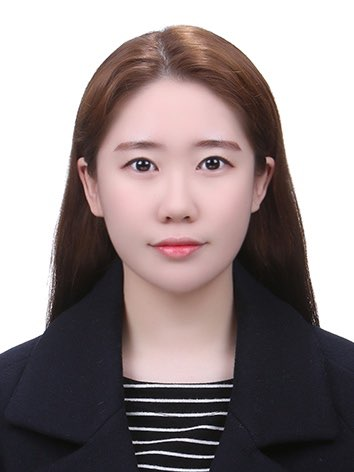
#> input picture introduction_of_computer_vision/A1/jumin.jpg, 354 x 472 px, given in place of lenna.png, which was not available
$ python A1_image_filtering.py
#> lines starting #> are read from the running program, lines starting #| are printed output that depends on the picture; long printed decimals are rounded; pictures that were not available may be replaced by others from this repository, and a replacement may not be noted
### introduction_of_computer_vision/A1/A1_function.py
import numpy as np
import math

def padding_2d(img,kernel):
    x, y = kernel.shape
    pad_h = int((x - 1) / 2)
    pad_w = int((y - 1) / 2)

    patch_h1 = img[:, 0].reshape(img.shape[0], 1)
    patch_h2 = img[:, -1].reshape(img.shape[0], 1)

    for i in range(pad_w):
        img = np.hstack((patch_h1, img))
        img = np.hstack((img, patch_h2))

    patch_w1 = img[0, :].reshape(1, img.shape[1])
    patch_w2 = img[-1, :].reshape(1, img.shape[1])

    for i in range(pad_h):
        img = np.vstack((patch_w1, img))
        img = np.vstack((img, patch_w2))
    return img

def padding_1d(img, kernel):
    x,y=kernel.shape
    pad_h = int((x - 1) / 2)
    pad_w = int((y - 1) / 2)
    patch_h1 = img[:, 0].reshape(img.shape[0], 1)
    patch_h2 = img[:, -1].reshape(img.shape[0], 1)
    patch_w1 = img[0, :]
    patch_w2 = img[-1, :]

    if (pad_h == 0) :
        left, right = np.zeros((img.shape[0], pad_w)), np.zeros((img.shape[0], pad_w))
        left = left + patch_h1
        right = right + patch_h2
        img = np.hstack((left, img, right))

    elif (pad_w == 0):
        bottom, top = np.zeros((pad_h, img.shape[1])), np.zeros((pad_h, img.shape[1]))
        bottom = bottom + patch_w2
        top = top + patch_w1
        img = np.vstack((top, img, bottom))
    return img

# [31 lines left out: functions get_gaussian_filter_1d, get_gaussian_filter_2d, cross_correlation_2d, get_sobel_img, not called in this run]

### introduction_of_computer_vision/A1/A1_image_filtering.py
import cv2 as cv
from A1.A1_function import *
import math
import time

def cross_correlation_1d(img , kernel):
    pad_img = padding_1d(img, kernel)
    h, w = img.shape
    hh, ww = kernel.shape
    out = np.zeros((h, w))
    for i in range(h):
        for j in range(w):
            current_img = pad_img[i:i + hh, j:j + ww]
            out[i, j] = np.sum(current_img * kernel)
    return out

def cross_correlation_2d(img, kernel):
    pad_img = padding_2d(img, kernel)
    h, w = img.shape
    hh, ww = kernel.shape
    out = np.zeros((h, w))
    for i in range(h):
        for j in range(w):
            current_img = pad_img[i:i + hh, j:j + ww]
            out[i, j] = np.sum(current_img * kernel)
    return out

def get_gaussian_filter_1d(size, sigma):
    g_filter1 = np.zeros((1, size))
    for i in range(size):
        g_filter1[0, i] = (1 / np.sqrt(2 * math.pi * sigma)) * math.exp(
            -(pow(size // 2 - i, 2) / (2 * pow(sigma, 2))))
    sumf = g_filter1.sum()
    g_filter1 = g_filter1 / sumf
    return g_filter1

def get_gaussian_filter_2d(size, sigma):
    g_filter1 = get_gaussian_filter_1d(size, sigma)
    g_filter_2d = np.outer(g_filter1, g_filter1.T)
    return g_filter_2d

img=cv.imread("lenna.png", cv.IMREAD_GRAYSCALE)
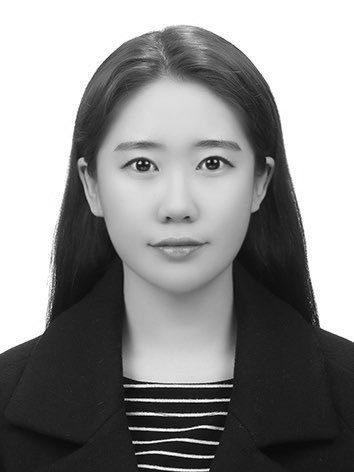
#> img: shape (472, 354); min 0, max 255, mean 141.7
diff=0
start=time.time()
filter=get_gaussian_filter_2d(5,1)
out1=cross_correlation_2d(img, filter)
#> in padding_2d, `patch_h1 = img[:, 0].reshape(img.shape[0], 1)`: patch_h1 = 472 values, max 255 at index 0, min 20 at index 467, mean 200.1
#> in padding_2d, `patch_h2 = img[:, -1].reshape(img.shape[0], 1)`: patch_h2 = 472 values, max 255 at index 0, min 24 at index 431, mean 194.2
middle=time.time()
print("2d gaussian filter : \n", filter)
print("lenna gaussian filter time : " , middle-start)

filter1=get_gaussian_filter_1d(5,1)
out2=cross_correlation_1d(img, filter1)
#> in padding_1d, `patch_w1 = img[0, :]`: patch_w1 = 354 values from 255 to 255
#> in padding_1d, `patch_w2 = img[-1, :]`: patch_w2 = 354 values, max 194 at index 190, min 5 at index 165, mean 39.83
#> in padding_1d, `left = left + patch_h1`: left = 472 pairs, first value 20 to 255, second value 20 to 255
#> in padding_1d, `right = right + patch_h2`: right = 472 pairs, first value 24 to 255, second value 24 to 255
out2=cross_correlation_1d(img, filter1.T)
diff= np.sum(abs(out1-out2))
#> diff = 155001.8
cv.imshow("lenna diffence map", abs(out1-out2).astype(np.uint8))
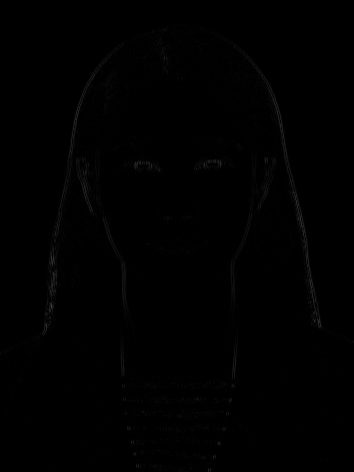
#> window 'lenna diffence map': shape (472, 354); min 0, max 69, mean 0.7
cv.waitKey(2000)
print("1d gaussian filter : ", filter1)
print(" lenna : 1d gaussian filter result - 2d gaussian filter result =" , diff)
#|  lenna : 1d gaussian filter result - 2d gaussian filter result = 155001.801

size=[5,11,21]
sigma=[1,11,17]
outs=[]
for i in size:
    for j in sigma:
        filter = get_gaussian_filter_2d(i,j)
        out=cross_correlation_2d(img, filter)
        out=cv.resize(out,(0,0), fx=0.4,fy=0.4)
        cv.putText(out, "%dx%d s=%d"%(i,i,j), (10,20), 2, 0.5, 255)
        out = out.astype(np.uint8)
        outs.append(out)
#> out: shape (189, 142)
#> after the loop, outs = 9 items
out1 = np.hstack((outs[1],outs[1],outs[2]))
out2 = np.hstack((outs[3],outs[4],outs[5]))
out3 = np.hstack((outs[6],outs[7],outs[8]))
out = np.vstack((out1, out2, out3))
#> out: shape (567, 426)
out = out.astype(np.uint8)
cv.imwrite("../A2/result/part_1_gaussian_filter_lenna.png", out)
cv.imshow("lenna",out)
cv.waitKey(2000)

img=cv.imread("shapes.png", cv.IMREAD_GRAYSCALE)
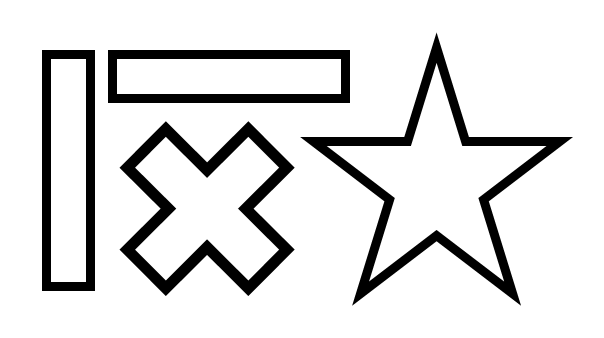
#> input picture introduction_of_computer_vision/A1/shapes.png, 604 x 338 px
#> img is the input picture: shape (338, 604); min 0, max 255, mean 222.3
start=time.time()
filter=get_gaussian_filter_2d(5,1)
out1=cross_correlation_2d(img, filter)
middle=time.time()
print("shape gaussian filter time : " , middle-start)

filter1=get_gaussian_filter_1d(5,1)
out2=cross_correlation_1d(img, filter1)
out2=cross_correlation_1d(img, filter1.T)
diff= np.sum(abs(out1-out2))
#> diff = 398464.2
cv.imshow("shapes diffence map", abs(out1-out2).astype(np.uint8))
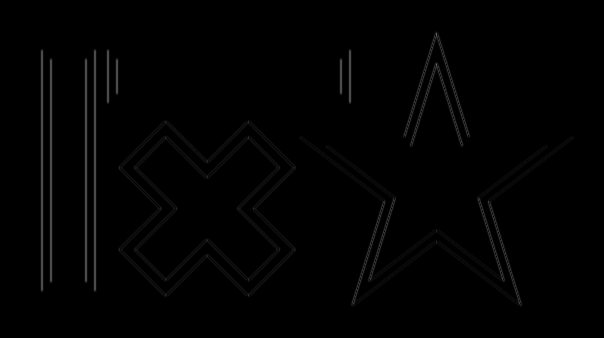
#> window 'shapes diffence map': shape (338, 604); min 0, max 104, mean 1.9
cv.waitKey(2000)
print(" shape : 1d gaussian filter result - 2d gaussian filter result =" , diff)
#|  shape : 1d gaussian filter result - 2d gaussian filter result = 398464.223

outs=[]
for i in size:
    for j in sigma:
        filter = get_gaussian_filter_2d(i,j)
        out=cross_correlation_2d(img, filter)
        out=cv.resize(out,(0,0), fx=0.4,fy=0.4)
        cv.putText(out, "%dx%d s=%d"%(i,i,j), (10,12), 2, 0.5, 0)
        out = out.astype(np.uint8)
        outs.append(out)
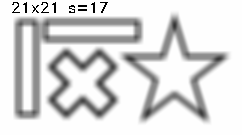
#> out: shape (135, 242); min 0, max 254, mean 219.7
out1 = np.hstack((outs[1],outs[1],outs[2]))
#> out1: shape (135, 726)
out2 = np.hstack((outs[3],outs[4],outs[5]))
#> out2: shape (135, 726)
out3 = np.hstack((outs[6],outs[7],outs[8]))
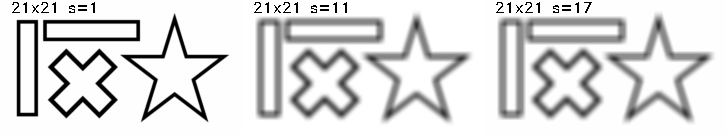
#> out3: shape (135, 726); min 0, max 255, mean 219.9
out = np.vstack((out1, out2, out3))
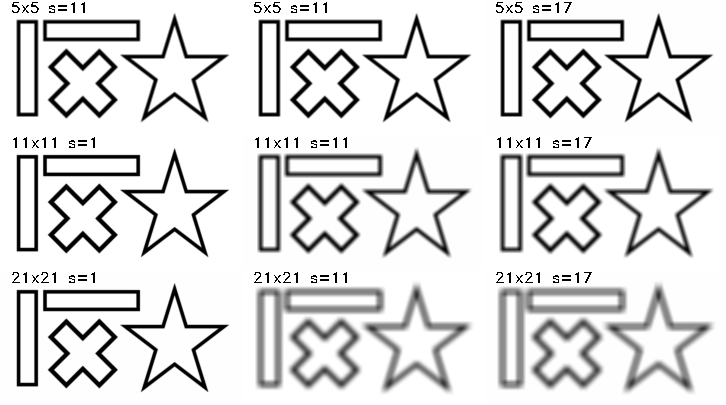
#> out: shape (405, 726); min 0, max 255, mean 220.2
out = out.astype(np.uint8)
cv.imwrite("../A2/result/part_1_gaussian_filter_shape.png", out)
cv.imshow("shape",out)
cv.waitKey(2000)
cv.destroyAllWindows()
